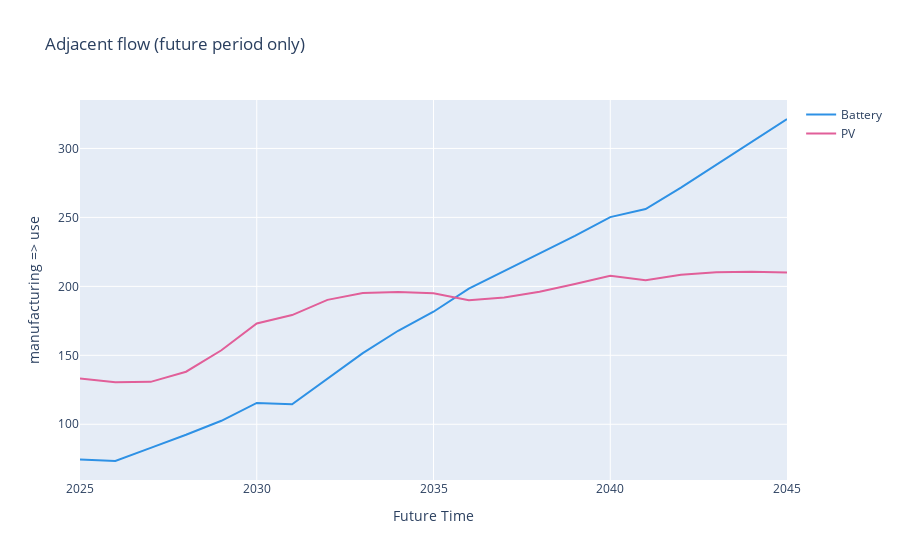

Source (notebook cell):
### Code cell
# Relevant part of inflow
ptr = fde.PlotlyArrayPlotter(
    array=flows["manufacturing => use"],
    intra_line_dim="Future Time",
    linecolor_dim="Product",
    title="Adjacent flow (future period only)"
)
fig = ptr.plot(do_show=True)

### Figure 1 — Plotly figure (JSON) as saved in the notebook; plotly's stock layout.template omitted (floating-point values rounded to 4 significant figures)
{"data": [{"line": {"color": "#2E91E5", "dash": "solid"}, "name": "Battery", "showlegend": true, "type": "scatter", "x": [2025, 2026, 2027, 2028, 2029, 2030, 2031, 2032, 2033, 2034, 2035, 2036, 2037, 2038, 2039, 2040, 2041, 2042, 2043, 2044, 2045], "xaxis": "x", "y": [74.38, 73.37, 82.93, 92.39, 102.5, 115.5, 114.5, 133.0, 151.6, 167.8, 181.6, 198.3, 211.0, 223.7, 236.6, 250.2, 256.0, 271.6, 288.1, 304.8, 321.3], "yaxis": "y"}, {"line": {"color": "#E15F99", "dash": "solid"}, "name": "PV", "showlegend": true, "type": "scatter", "x": [2025, 2026, 2027, 2028, 2029, 2030, 2031, 2032, 2033, 2034, 2035, 2036, 2037, 2038, 2039, 2040, 2041, 2042, 2043, 2044, 2045], "xaxis": "x", "y": [133.3, 130.4, 130.7, 138.1, 153.7, 173.1, 179.2, 190.2, 195.2, 195.9, 195.0, 190.0, 191.8, 196.0, 201.7, 207.7, 204.5, 208.3, 210.3, 210.6, 210.1], "yaxis": "y"}], "layout": {"title": {"text": "Adjacent flow (future period only)"}, "xaxis": {"anchor": "y", "domain": [0, 1], "title": {"text": "Future Time"}}, "yaxis": {"anchor": "x", "domain": [0, 1], "title": {"text": "manufacturing => use"}}}}
